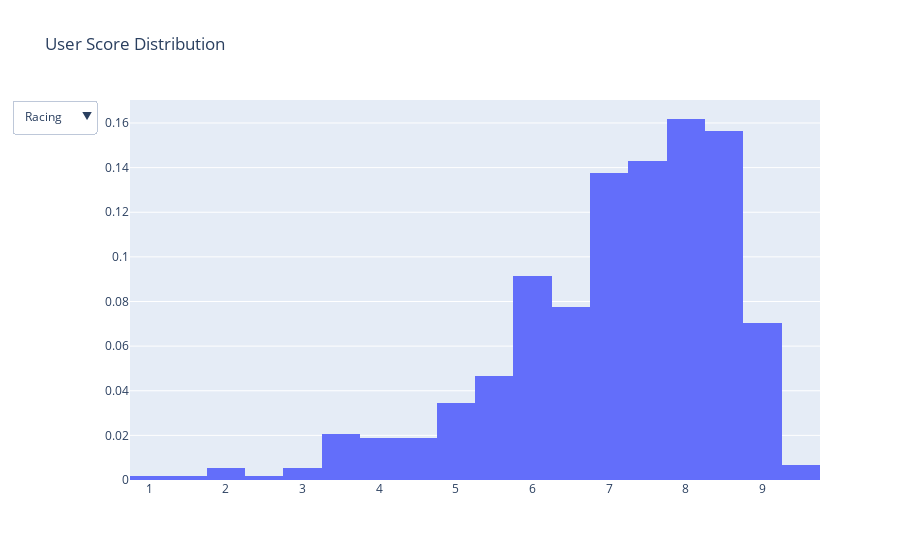

The code cell stored with this chart in its notebook:
### Markdown cell above
В plotly есть возможность делать графики в drop down menus, когда в зависимости от выбранного среза будут отображаться различные графики. Давайте построим __гистораммы распределений оценок пользователей по жанрам__.

### Code cell
traces = []
for genre in ['Racing', 'Shooter', 'Sports', 'Action']:
    traces.append(
        go.Histogram(
            x=df[df.Genre == genre].User_Score,
            histnorm='probability', 
            name = genre, 
            visible = (genre == 'Racing'))
    )
    
layout = go.Layout(
    title='User Score Distribution',
    updatemenus=list([
        dict(
            x=-0.05,
            y=1,
            yanchor='top',
            buttons=list([
                dict(
                    args=['visible', [True] + [False]*3],
                    label='Racing',
                    method='restyle'
                ),
                dict(
                    args=['visible', [False] + [True] + [False]*2],
                    label='Shooter',
                    method='restyle'
                ),
                dict(
                    args=['visible', [False]*2 + [True] + [False]],
                    label='Sports',
                    method='restyle'
                ),
                dict(
                    args=['visible', [False]*3 + [True]],
                    label='Action',
                    method='restyle'
                )
            ]),
        )
    ]),
)

fig = {'data': traces, 'layout': layout}
iplot(fig, show_link=False)

### Figure 1 — Plotly figure (JSON) as saved in the notebook; plotly's stock layout.template omitted (floating-point values rounded to 4 significant figures; data arrays with more than 128 entries replaced by an {"elided": "..."} marker saying what was removed)
{"data": [{"histnorm": "probability", "name": "Racing", "visible": true, "x": {"elided": "581 float values"}, "type": "histogram"}, {"histnorm": "probability", "name": "Shooter", "visible": false, "x": {"elided": "864 float values"}, "type": "histogram"}, {"histnorm": "probability", "name": "Sports", "visible": false, "x": {"elided": "943 float values"}, "type": "histogram"}, {"histnorm": "probability", "name": "Action", "visible": false, "x": {"elided": "1630 float values"}, "type": "histogram"}], "layout": {"title": {"text": "User Score Distribution"}, "updatemenus": [{"buttons": [{"args": ["visible", [true, false, false, false]], "label": "Racing", "method": "restyle"}, {"args": ["visible", [false, true, false, false]], "label": "Shooter", "method": "restyle"}, {"args": ["visible", [false, false, true, false]], "label": "Sports", "method": "restyle"}, {"args": ["visible", [false, false, false, true]], "label": "Action", "method": "restyle"}], "x": -0.05, "y": 1, "yanchor": "top"}]}}
